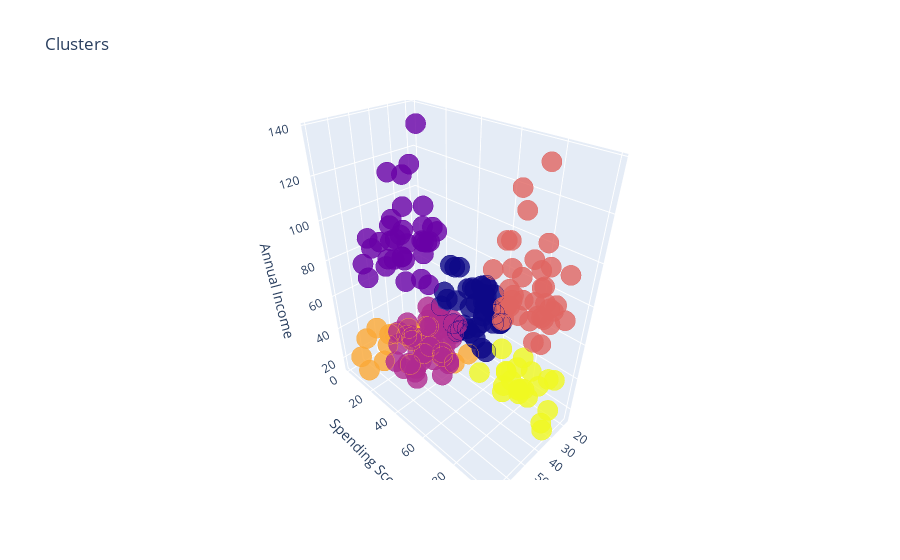

The notebook cell saved with this chart:
### Code cell
df['label3'] =  labels3
trace1 = go.Scatter3d(
    x= df['Age'],
    y= df['Spending Score (1-100)'],
    z= df['Annual Income (k$)'],
    mode='markers',
     marker=dict(
        color = df['label3'], 
        size= 7,
        line=dict(
            color= df['label3'],
            width= 12
        ),
        opacity=0.8
     )
)
data = [trace1]
layout = go.Layout(
#     margin=dict(
#         l=0,
#         r=0,
#         b=0,
#         t=0
#     )
    title= 'Clusters',
    scene = dict(
            xaxis = dict(title  = 'Age'),
            yaxis = dict(title  = 'Spending Score'),
            zaxis = dict(title  = 'Annual Income')
        )
)
fig = go.Figure(data=data, layout=layout)
py.offline.iplot(fig)

### Figure 1 — Plotly figure (JSON) as saved in the notebook; plotly's stock layout.template omitted (floating-point values rounded to 4 significant figures; data arrays with more than 128 entries replaced by an {"elided": "..."} marker saying what was removed)
{"data": [{"marker": {"color": {"elided": "200 int values"}, "line": {"color": {"elided": "200 int values"}, "width": 12}, "opacity": 0.8, "size": 7}, "mode": "markers", "type": "scatter3d", "x": {"elided": "200 int values"}, "y": {"elided": "200 int values"}, "z": {"elided": "200 int values"}}], "layout": {"scene": {"xaxis": {"title": {"text": "Age"}}, "yaxis": {"title": {"text": "Spending Score"}}, "zaxis": {"title": {"text": "Annual Income"}}}, "title": {"text": "Clusters"}}}
